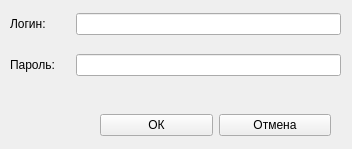
<?xml version="1.0" encoding="UTF-8"?>
<ui version="4.0">
 <class>LoginOperatorOFD</class>
 <widget class="QWidget" name="LoginOperatorOFD">
  <property name="geometry">
   <rect>
    <x>0</x>
    <y>0</y>
    <width>352</width>
    <height>149</height>
   </rect>
  </property>
  <property name="windowTitle">
   <string>Form</string>
  </property>
  <widget class="QWidget" name="horizontalLayoutWidget">
   <property name="geometry">
    <rect>
     <x>100</x>
     <y>110</y>
     <width>231</width>
     <height>31</height>
    </rect>
   </property>
   <layout class="QHBoxLayout" name="horizontalLayout">
    <item>
     <widget class="QPushButton" name="pushButton_ok">
      <property name="text">
       <string>ОК</string>
      </property>
     </widget>
    </item>
    <item>
     <widget class="QPushButton" name="pushButton_close">
      <property name="text">
       <string>Отмена</string>
      </property>
     </widget>
    </item>
   </layout>
  </widget>
  <widget class="QWidget" name="verticalLayoutWidget">
   <property name="geometry">
    <rect>
     <x>10</x>
     <y>0</y>
     <width>331</width>
     <height>91</height>
    </rect>
   </property>
   <layout class="QVBoxLayout" name="verticalLayout">
    <item>
     <layout class="QHBoxLayout" name="horizontalLayout_2">
      <item>
       <widget class="QLabel" name="label_login">
        <property name="minimumSize">
         <size>
          <width>60</width>
          <height>0</height>
         </size>
        </property>
        <property name="text">
         <string>Логин:</string>
        </property>
       </widget>
      </item>
      <item>
       <widget class="QLineEdit" name="login"/>
      </item>
     </layout>
    </item>
    <item>
     <layout class="QHBoxLayout" name="horizontalLayout_3">
      <item>
       <widget class="QLabel" name="label_password">
        <property name="minimumSize">
         <size>
          <width>60</width>
          <height>0</height>
         </size>
        </property>
        <property name="text">
         <string>Пароль:</string>
        </property>
       </widget>
      </item>
      <item>
       <widget class="QLineEdit" name="password">
        <property name="echoMode">
         <enum>QLineEdit::Password</enum>
        </property>
       </widget>
      </item>
     </layout>
    </item>
   </layout>
  </widget>
  <widget class="QLabel" name="labelMess">
   <property name="geometry">
    <rect>
     <x>50</x>
     <y>90</y>
     <width>241</width>
     <height>16</height>
    </rect>
   </property>
   <property name="styleSheet">
    <string notr="true">color :rgb(255, 85, 0)</string>
   </property>
   <property name="text">
    <string/>
   </property>
   <property name="alignment">
    <set>Qt::AlignCenter</set>
   </property>
  </widget>
 </widget>
 <resources/>
 <connections/>
</ui>
